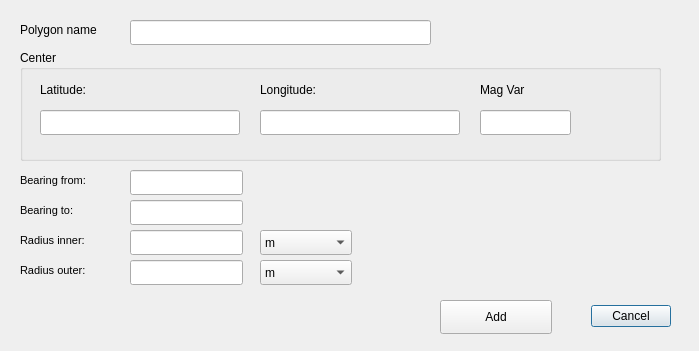
<?xml version="1.0" encoding="UTF-8"?>
<ui version="4.0">
 <class>CreateCircleRingSectorDialogBase</class>
 <widget class="QDialog" name="CreateCircleRingSectorDialogBase">
  <property name="geometry">
   <rect>
    <x>0</x>
    <y>0</y>
    <width>699</width>
    <height>351</height>
   </rect>
  </property>
  <property name="windowTitle">
   <string>CreateCircleRingSector</string>
  </property>
  <widget class="QDialogButtonBox" name="button_box">
   <property name="geometry">
    <rect>
     <x>560</x>
     <y>300</y>
     <width>111</width>
     <height>32</height>
    </rect>
   </property>
   <property name="orientation">
    <enum>Qt::Horizontal</enum>
   </property>
   <property name="standardButtons">
    <set>QDialogButtonBox::Cancel</set>
   </property>
  </widget>
  <widget class="QLabel" name="label_4">
   <property name="geometry">
    <rect>
     <x>20</x>
     <y>20</y>
     <width>111</width>
     <height>19</height>
    </rect>
   </property>
   <property name="text">
    <string>Polygon name</string>
   </property>
  </widget>
  <widget class="QLineEdit" name="lineEditPolyName">
   <property name="geometry">
    <rect>
     <x>130</x>
     <y>20</y>
     <width>301</width>
     <height>25</height>
    </rect>
   </property>
  </widget>
  <widget class="QGroupBox" name="groupBox">
   <property name="geometry">
    <rect>
     <x>20</x>
     <y>50</y>
     <width>641</width>
     <height>111</height>
    </rect>
   </property>
   <property name="title">
    <string>Center</string>
   </property>
   <widget class="QLabel" name="label">
    <property name="geometry">
     <rect>
      <x>20</x>
      <y>30</y>
      <width>68</width>
      <height>19</height>
     </rect>
    </property>
    <property name="text">
     <string>Latitude:</string>
    </property>
   </widget>
   <widget class="QLabel" name="label_2">
    <property name="geometry">
     <rect>
      <x>240</x>
      <y>30</y>
      <width>111</width>
      <height>19</height>
     </rect>
    </property>
    <property name="text">
     <string>Longitude:</string>
    </property>
   </widget>
   <widget class="QLineEdit" name="lineEditCenterLat">
    <property name="geometry">
     <rect>
      <x>20</x>
      <y>60</y>
      <width>200</width>
      <height>25</height>
     </rect>
    </property>
   </widget>
   <widget class="QLineEdit" name="lineEditCenterLon">
    <property name="geometry">
     <rect>
      <x>240</x>
      <y>60</y>
      <width>200</width>
      <height>25</height>
     </rect>
    </property>
   </widget>
   <widget class="QLabel" name="labelRefMagVar">
    <property name="enabled">
     <bool>true</bool>
    </property>
    <property name="geometry">
     <rect>
      <x>460</x>
      <y>30</y>
      <width>111</width>
      <height>19</height>
     </rect>
    </property>
    <property name="text">
     <string>Mag Var</string>
    </property>
   </widget>
   <widget class="QLineEdit" name="lineEditCenterMagVar">
    <property name="enabled">
     <bool>true</bool>
    </property>
    <property name="geometry">
     <rect>
      <x>460</x>
      <y>60</y>
      <width>91</width>
      <height>25</height>
     </rect>
    </property>
   </widget>
  </widget>
  <widget class="QLineEdit" name="lineEditBrngFrom">
   <property name="geometry">
    <rect>
     <x>130</x>
     <y>170</y>
     <width>113</width>
     <height>25</height>
    </rect>
   </property>
  </widget>
  <widget class="QLineEdit" name="lineEditRadiusInner">
   <property name="geometry">
    <rect>
     <x>130</x>
     <y>230</y>
     <width>113</width>
     <height>25</height>
    </rect>
   </property>
  </widget>
  <widget class="QComboBox" name="comboBoxRadiusInnerUOM">
   <property name="geometry">
    <rect>
     <x>260</x>
     <y>230</y>
     <width>92</width>
     <height>25</height>
    </rect>
   </property>
   <item>
    <property name="text">
     <string>m</string>
    </property>
   </item>
   <item>
    <property name="text">
     <string>km</string>
    </property>
   </item>
   <item>
    <property name="text">
     <string>NM</string>
    </property>
   </item>
   <item>
    <property name="text">
     <string>feet</string>
    </property>
   </item>
   <item>
    <property name="text">
     <string>SM</string>
    </property>
   </item>
  </widget>
  <widget class="QLabel" name="label_12">
   <property name="geometry">
    <rect>
     <x>20</x>
     <y>230</y>
     <width>111</width>
     <height>21</height>
    </rect>
   </property>
   <property name="font">
    <font>
     <pointsize>8</pointsize>
     <weight>50</weight>
     <bold>false</bold>
    </font>
   </property>
   <property name="text">
    <string>Radius inner:</string>
   </property>
  </widget>
  <widget class="QLabel" name="label_10">
   <property name="geometry">
    <rect>
     <x>20</x>
     <y>170</y>
     <width>111</width>
     <height>21</height>
    </rect>
   </property>
   <property name="font">
    <font>
     <pointsize>8</pointsize>
     <weight>50</weight>
     <bold>false</bold>
    </font>
   </property>
   <property name="text">
    <string>Bearing from:</string>
   </property>
  </widget>
  <widget class="QLabel" name="label_11">
   <property name="geometry">
    <rect>
     <x>20</x>
     <y>200</y>
     <width>111</width>
     <height>21</height>
    </rect>
   </property>
   <property name="font">
    <font>
     <pointsize>8</pointsize>
     <weight>50</weight>
     <bold>false</bold>
    </font>
   </property>
   <property name="text">
    <string>Bearing to:</string>
   </property>
  </widget>
  <widget class="QLineEdit" name="lineEditBrngTo">
   <property name="geometry">
    <rect>
     <x>130</x>
     <y>200</y>
     <width>113</width>
     <height>25</height>
    </rect>
   </property>
  </widget>
  <widget class="QLabel" name="label_13">
   <property name="geometry">
    <rect>
     <x>20</x>
     <y>260</y>
     <width>111</width>
     <height>21</height>
    </rect>
   </property>
   <property name="font">
    <font>
     <pointsize>8</pointsize>
     <weight>50</weight>
     <bold>false</bold>
    </font>
   </property>
   <property name="text">
    <string>Radius outer:</string>
   </property>
  </widget>
  <widget class="QLineEdit" name="lineEditRadiusOuter">
   <property name="geometry">
    <rect>
     <x>130</x>
     <y>260</y>
     <width>113</width>
     <height>25</height>
    </rect>
   </property>
  </widget>
  <widget class="QComboBox" name="comboBoxRadiusOuterUOM">
   <property name="geometry">
    <rect>
     <x>260</x>
     <y>260</y>
     <width>92</width>
     <height>25</height>
    </rect>
   </property>
   <item>
    <property name="text">
     <string>m</string>
    </property>
   </item>
   <item>
    <property name="text">
     <string>km</string>
    </property>
   </item>
   <item>
    <property name="text">
     <string>NM</string>
    </property>
   </item>
   <item>
    <property name="text">
     <string>feet</string>
    </property>
   </item>
   <item>
    <property name="text">
     <string>SM</string>
    </property>
   </item>
  </widget>
  <widget class="QPushButton" name="pushButtonAddCircleRingSector">
   <property name="geometry">
    <rect>
     <x>440</x>
     <y>300</y>
     <width>112</width>
     <height>34</height>
    </rect>
   </property>
   <property name="text">
    <string>Add</string>
   </property>
  </widget>
 </widget>
 <resources/>
 <connections>
  <connection>
   <sender>button_box</sender>
   <signal>accepted()</signal>
   <receiver>CreateCircleRingSectorDialogBase</receiver>
   <slot>accept()</slot>
   <hints>
    <hint type="sourcelabel">
     <x>20</x>
     <y>20</y>
    </hint>
    <hint type="destinationlabel">
     <x>20</x>
     <y>20</y>
    </hint>
   </hints>
  </connection>
  <connection>
   <sender>button_box</sender>
   <signal>rejected()</signal>
   <receiver>CreateCircleRingSectorDialogBase</receiver>
   <slot>reject()</slot>
   <hints>
    <hint type="sourcelabel">
     <x>20</x>
     <y>20</y>
    </hint>
    <hint type="destinationlabel">
     <x>20</x>
     <y>20</y>
    </hint>
   </hints>
  </connection>
 </connections>
</ui>
